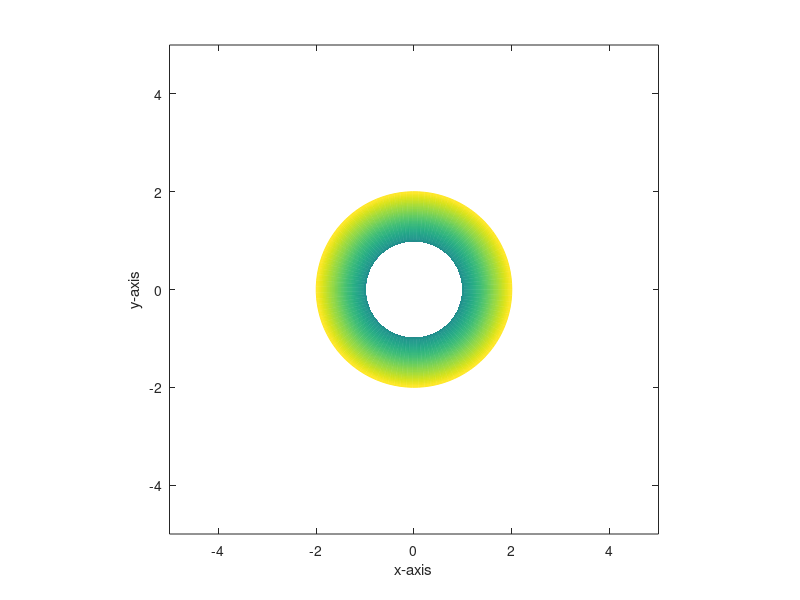

This chart was generated by the following MATLAB code:
uv = linspace(0,1);
vv = linspace(1,2);
thetav = linspace(0,2*pi);
[u,theta1] = meshgrid(uv,thetav);
x = cos(theta1);
y = sin(theta1);
z = u;

[v,theta2] = meshgrid(vv,thetav);
x1 = v.*cos(theta2);
y2 = v.*sin(theta2);
z3 = v;

hold on;
mesh(x,y,z);
mesh(x1,y2,z3);
#mesh(xtang,ytang,ztang);
axis equal;
box on;
xlabel('x-axis')
ylabel('y-axis')
zlabel('z-axis')
xlim([-5,5]);
ylim([-5,5]);
zlim([0,3]);